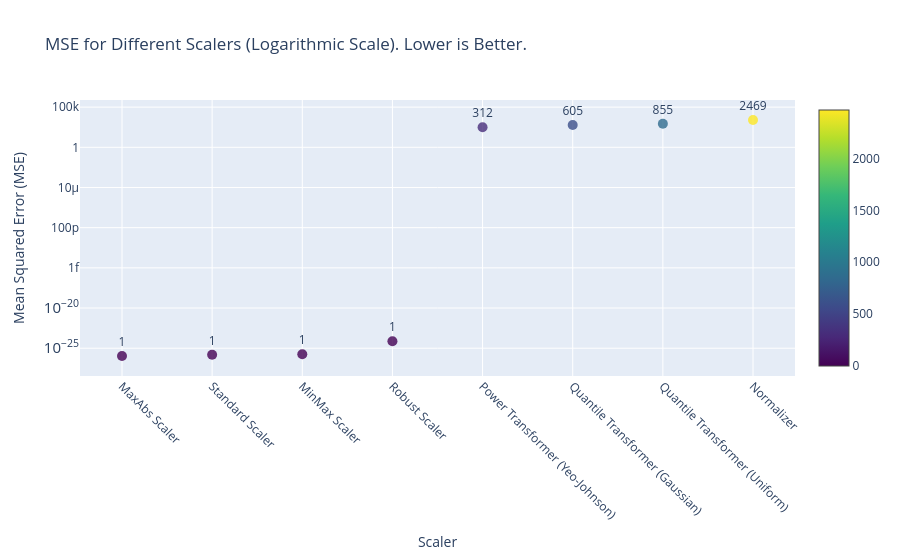

Here is the notebook cell this chart was saved with:
### Code cell
# Sort the results by MSE (ascending) so that the best scalers (lowest MSE) are at the top
results = results.sort_values(by='MSE', ascending=True)

# Round up the MSE values
results['Rounded_MSE'] = np.ceil(results['MSE'])

# Create the dot chart
fig = go.Figure()

# Add scatter plot (dot chart) for MSE values across different scalers
fig.add_trace(go.Scatter(
    x=results['Scaler'],  # X-axis: Scaler names from 'results'
    y=results['MSE'],  # Y-axis: MSE values from 'results'
    mode='markers+text',  # Use markers (dots) and also display text labels
    marker=dict(
        size=10,  # Set a fixed small size for the dots
        color=results['MSE'],  # Color the dots based on MSE
        colorscale='Viridis',  # Choose a color scale
        showscale=True,  # Show the color scale
        opacity=0.8  # Make the dots slightly transparent
    ),
    text=results['Rounded_MSE'],  # Display the rounded-up MSE value as text
    textposition='top center',  # Position text above the dots
    name="Scaler MSE"
))

# Update layout for better presentation
fig.update_layout(
    title="MSE for Different Scalers (Logarithmic Scale). Lower is Better.",
    xaxis_title="Scaler",
    yaxis_title="Mean Squared Error (MSE)",
    template="plotly",
    showlegend=False,
    height=500,
    xaxis=dict(tickangle=45),  # Rotate scaler names for better readability
    yaxis=dict(
        type="log",  # Apply a logarithmic scale to the y-axis
        autorange=True,  # Automatically adjust the y-axis range
        showgrid=True  # Show gridlines for better readability
    )
)

# Show the plot
fig.show()

### Figure 1 — Plotly figure (JSON) as saved in the notebook; plotly's stock layout.template omitted (floating-point values rounded to 4 significant figures)
{"data": [{"marker": {"color": [1.087e-26, 1.531e-26, 1.798e-26, 7.164e-25, 311.8, 604.5, 854.2, 2468.0], "colorscale": [[0, "#440154"], [0.1111, "#482878"], [0.2222, "#3e4989"], [0.3333, "#31688e"], [0.4444, "#26828e"], [0.5556, "#1f9e89"], [0.6667, "#35b779"], [0.7778, "#6ece58"], [0.8889, "#b5de2b"], [1, "#fde725"]], "opacity": 0.8, "showscale": true, "size": 10}, "mode": "markers+text", "name": "Scaler MSE", "text": [1, 1, 1, 1, 312, 605, 855, 2469], "textposition": "top center", "type": "scatter", "x": ["MaxAbs Scaler", "Standard Scaler", "MinMax Scaler", "Robust Scaler", "Power Transformer (Yeo-Johnson)", "Quantile Transformer (Gaussian)", "Quantile Transformer (Uniform)", "Normalizer"], "y": [1.087e-26, 1.531e-26, 1.798e-26, 7.164e-25, 311.8, 604.5, 854.2, 2468.0]}], "layout": {"autosize": true, "showlegend": false, "title": {"text": "MSE for Different Scalers (Logarithmic Scale). Lower is Better."}, "xaxis": {"autorange": true, "range": [-0.4491, 7.449], "tickangle": 45, "title": {"text": "Scaler"}, "type": "category"}, "yaxis": {"autorange": true, "range": [-28.77, 6.202], "showgrid": true, "title": {"text": "Mean Squared Error (MSE)"}, "type": "log"}}}
